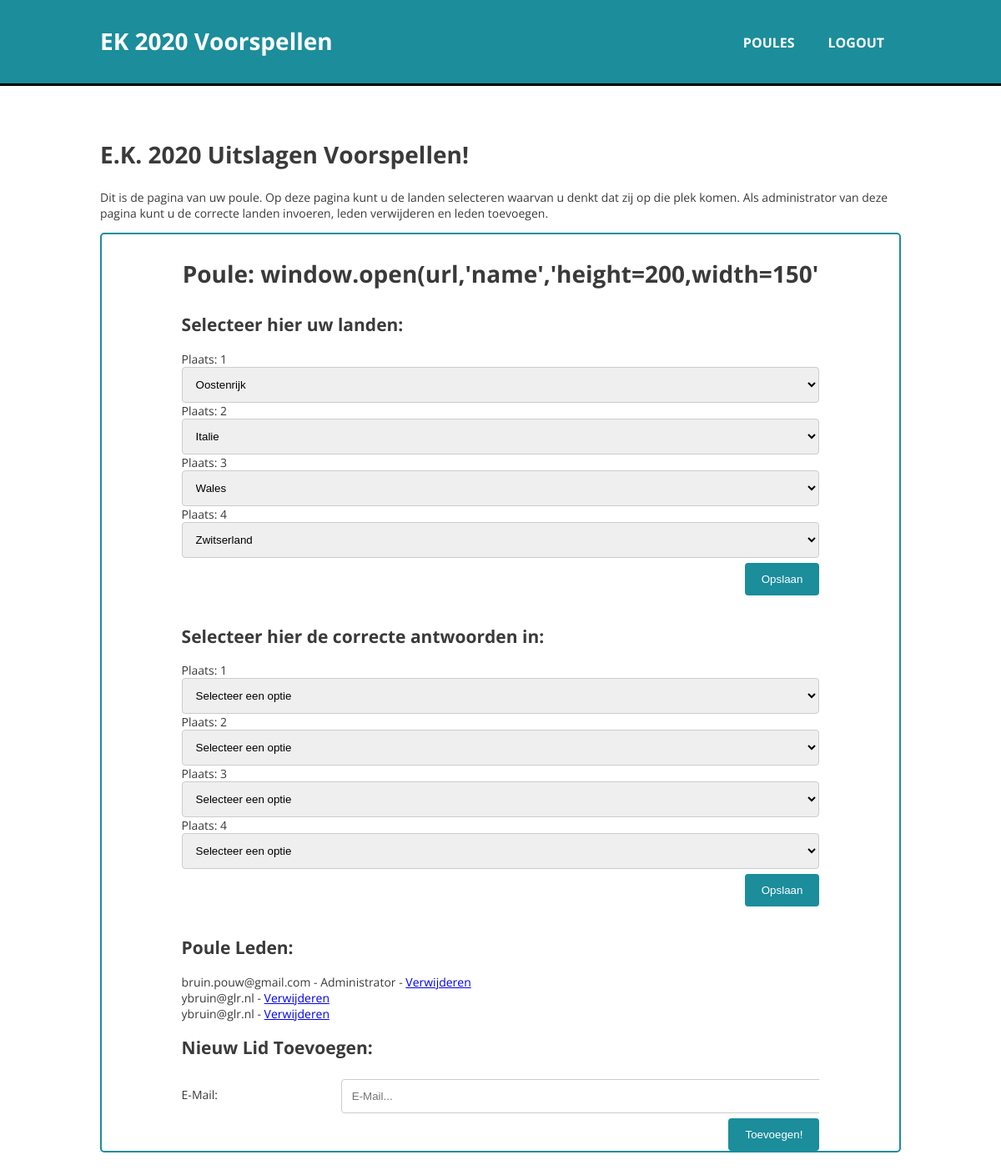
The page /poule.php?pouleId=49 (signed in) on the database its author committed.
### tables this page shows
CREATE TABLE `poule` (
  `poule_id` int(11) NOT NULL,
  `poule_administrator_id` int(11) NOT NULL,
  `poule_name` varchar(60) NOT NULL,
  `correct_country_id_1` int(11) DEFAULT NULL,
  `correct_country_id_2` int(11) DEFAULT NULL,
  `correct_country_id_3` int(11) DEFAULT NULL,
  `correct_country_id_4` int(11) DEFAULT NULL
);

CREATE TABLE `user_poule` (
  `user_id` int(11) NOT NULL,
  `poule_id` int(11) NOT NULL,
  `user_sel_country_1` int(11) DEFAULT NULL,
  `user_sel_country_2` int(11) DEFAULT NULL,
  `user_sel_country_3` int(11) DEFAULT NULL,
  `user_sel_country_4` int(11) DEFAULT NULL,
  `points` int(3) NOT NULL DEFAULT '0'
);

CREATE TABLE `country` (
  `country_id` int(11) NOT NULL,
  `country_name` varchar(60) NOT NULL
);

### assets/db/database.class.php (called while the page is built, shortened)
<?php
class Database {
	private $connection;
	public function connect() {
		$this->host = "localhost";
		$this->username = "mzuidema";
		$this->password = "A5f%jc49";
		$this->database = "ekApplicatie";
		$this->connection = new mysqli($this->host, $this->username, $this->password, $this->database);
		if($this->connection->connect_error) {
			die("Something went wrong");
		} else {
			return $this->connection;
		}
	}
	public function getConnection() {
		return $this->connection;
	}
}
?>

### assets/db/Poule/poule.inc.php (called while the page is built, shortened)
<?php
class Poule extends Database {
	protected function getPouleName($poule_id)
	{
		$sql = "SELECT poule_name FROM poule WHERE poule_id = $poule_id";
		$result = $this->getConnection()->query($sql);
        $rows = $result->num_rows;
        if ($rows > 0) {
            $data = $result->fetch_assoc();
            return $data;
        } else {
            return "No results found!";
        }
	}
	protected function getPouleAdmin($poule_id)
	{
		$sql = "SELECT poule_administrator_id FROM poule WHERE poule_id = $poule_id";
		$result = $this->connect()->query($sql);
        $rows = $result->num_rows;
        if ($rows > 0) {
            $row = $result->fetch_assoc();
            $data[] = $row;
            return $data;
        } else {
            return "No results found!";
        }
	}
	protected function getAllUsersFromPoule($poule_id)
	{
		$sql = "SELECT * FROM user LEFT JOIN user_poule ON user_poule.user_id = user.user_id WHERE user_poule.poule_id = $poule_id";
		$result = $this->getConnection()->query($sql);
        $rows = $result->num_rows;
        if ($rows > 0) {
            while ($row = $result->fetch_assoc()) {
                $data[] = $row;
            }
            return $data;
        } else {
            return null;
        }
	}
	protected function getSelectedCountryProcess($user_id, $poule_id, $number)
	{
		$sql = "SELECT user_sel_country_$number FROM user_poule WHERE user_id = $user_id AND poule_id = $poule_id";
		$result = $this->connect()->query($sql);
        $rows = $result->num_rows;
        if ($rows > 0) {
            $row = $result->fetch_assoc();
            $data[] = $row;
            return $data;
        } else {
            return  "No results found!";
        }
	}
	protected function countFirstCorrectCountry($poule_id)
	{
		$sql = "SELECT COUNT(poule.correct_country_id_1) AS count FROM poule WHERE poule.poule_id = $poule_id";
		$result = $this->connect()->query($sql);
        $row = $result->fetch_assoc();
        return $row;
	}
}
?>

### assets/db/Poule/pouleAction.inc.php (called while the page is built, shortened)
<?php
class pouleAction extends Poule {
	public function showPouleName($poule_id) {
		$data = $this->getPouleName($poule_id)['poule_name'];
		return $data;
	}
	public function isPouleAdmin($poule_id, $user_id)
	{
		$data = $this->getPouleAdmin($poule_id);
		if($data[0]['poule_administrator_id'] == $user_id) {
			return true;
		} else {
			return false;
		}
	}
	public function showAllUsersForPoule($poule_id)
	{
		$data = $this->getAllUsersFromPoule($poule_id);
		return $data;
	}
	public function getSelectedCountry($user_id, $poule_id, $number)
	{
		$data = $this->getSelectedCountryProcess($user_id, $poule_id, $number);
		return $data;
	}
	public function areCorrectCountriesFilled($poule_id)
	{
		if($data = $this->countFirstCorrectCountry($poule_id)['count'] > 0) {
			return true;
		} else {
			return false;
		}
	}
}
?>

### assets/db/Country/country.inc.php (called while the page is built, shortened)
<?php
class Country extends Database {
  	protected function getCountryList()
  	{
  		$sql = "SELECT * FROM country";
  		$result = $this->getConnection()->query($sql);
          $rows = $result->num_rows;
          if ($rows > 0) {
              while ($row = $result->fetch_assoc()) {
                  $data[] = $row;
              }
              return $data;
          } else {
              return null;
          }
  	}
    protected function getCorrectCountryList($number, $poule_id)
    {
        $sql = "SELECT correct_country_id_$number FROM poule WHERE poule_id = $poule_id";
        $result = $this->connect()->query($sql);
        $rows = $result->num_rows;
        if ($rows > 0) {
            $row = $result->fetch_assoc();
            $data[] = $row;
            return $data;
        } else {
            return  "No results found!";
        }
    }
}
?>

### assets/db/Country/countryAction.inc.php (called while the page is built, shortened)
<?php
class countryAction extends Country {
	public function countryList()
	{
		$data = $this->getCountryList();
		return $data;
	}
	public function getCorrectCountry($number, $poule_id)
	{
		$data = $this->getCorrectCountryList($number, $poule_id);
		return $data;
	}
}
?>

### poule.php (the view, shortened to what this page needs)
<?php
require_once 'assets/db/database.class.php';
require_once 'assets/db/User/user.inc.php';
require_once 'assets/db/Poule/poule.inc.php';
require_once 'assets/db/Poule/pouleAction.inc.php';
require_once 'assets/db/Country/country.inc.php';
require_once 'assets/db/Country/countryAction.inc.php';
$poule = new pouleAction();
$countryAction = new countryAction();
if($_GET['pouleId'] != null) {
	$id = htmlspecialchars($_GET['pouleId'], ENT_QUOTES, 'UTF-8');
} else {
	Header("Location: home.php?mess=Er is iets foutgegaan bij het inladen van de poule, probeer het opnieuw!&color=red");
}
?>
<!DOCTYPE html>
<html lang="nl">
	<head>
	</head>
	<body>
		<?php require_once 'assets/inc/header.php'; ?>
		<main>
			<section id="banner">
				<div class="container">
					<h1>E.K. 2020 Uitslagen Voorspellen!</h1>
					<p id="banner-content">
						Dit is de pagina van uw poule. Op deze pagina kunt u de landen selecteren waarvan u denkt dat zij op die plek komen. Als administrator van deze pagina kunt u de correcte landen invoeren, leden verwijderen en leden toevoegen.
					</p>
				</div>
			</section>
			<section id="content">
				<div class="container">
					<section class="poule">
						<div class="container">
							<h1>Poule: <?= $poule->showPouleName($id); ?></h1>
							<h2>Selecteer hier uw landen:</h2>
							<form action="assets/proc/countrySelectProcess.php" method="POST">
								<div id="poule-country-grid">
									<?php
										for($i = 1; $i < 5; $i++) {
											$currentCountry = $poule->getSelectedCountry($_SESSION['user_id'], $id, $i)[0]["user_sel_country_$i"];
											echo "Plaats: " . $i;
											echo "<select name='country-" . $i . "'>";
											foreach($countryAction->countryList() as $country) {
												echo "<option value='" . $country['country_id'] . "'";
												if($currentCountry == $country['country_id']) {
													echo "selected";
												}
												echo ">";
												echo $country['country_name'];
												echo "</option>";
											}
											echo "</select>";
										}
									?>
								</div>
								<input type="submit" value="Opslaan" name="submitLogin" id="poule-country-btn">
							</form>
							<?php if($poule->isPouleAdmin($id, $_SESSION['user_id'])) : ?>
								<div id="poule-correct-country">
									<h2>Selecteer hier de correcte antwoorden in:</h2>
									<form action="assets/proc/correctCountrySelectProcess.php" method="POST">
										<div id="poule-country-grid">
											<?php
												for($i = 1; $i < 5; $i++) {
													$currentCountry = $countryAction->getCorrectCountry($i, $id)[0]["correct_country_id_$i"];
													echo "Plaats: " . $i;
													echo "<select name='correct_country_id_" . $i . "'>";
													echo "<option value='0'>Selecteer een optie</option>";
													foreach($countryAction->countryList() as $country) {
														echo "<option value='" . $country['country_id'] . "'";
														if($currentCountry == $country['country_id']) {
															echo "selected";
														}
														echo ">";
														echo $country['country_name'];
														echo "</option>";
													}
													echo "</select>";
												}
											?>
										</div>
										<input type="submit" value="Opslaan" name="submitLogin" id="poule-country-btn">
									</form>
							<?php endif; ?>
							<div id="poule-table">
								<h2>Poule Leden:</h2>
								<ul>
									<?php foreach($poule->showAllUsersForPoule($id) as $user) : ?>
										<li><?php echo $user['user_email']; ?>
										<?php if($poule->isPouleAdmin($id, $user['user_id'])) : ?>
											- Administrator
										<?php endif; ?>
										<?php if($poule->isPouleAdmin($id, $_SESSION['user_id'])) : ?>
											- <a href="assets/proc/deleteMember.php?user_id=<?php echo $user['user_id']; ?>&poule_id=<?php echo $id; ?>">Verwijderen</a></li>
										<?php endif; ?>
									<?php endforeach; ?>
								</ul>
								<?php if($poule->areCorrectCountriesFilled($id)) : ?>
								<h3>Uitslagen!</h3>
								<ul>
									<?php $members = sortArrayOnPoints($poule->showAllUsersForPoule($id)); foreach($members as $key => $member) : ?>
										<li>Plaats: <?= $key + 1; ?>: <?= $member['user_email']; ?> met <?= $member['points']; if($member['points'] == 1) { echo " punt"; } else { echo " punten"; }?>.</li>
									<?php endforeach; ?>
								</ul>
								<?php endif; ?>
							</div>
							<?php if($poule->isPouleAdmin($id, $_SESSION['user_id'])) : ?>
								<h2>Nieuw Lid Toevoegen:</h2>
								<form action="assets/proc/createMemberForPoule.php" method="POST" name="createPoulePost">
									<div class="row">
										<div class="col-25">
											<label for="userPouleName">E-Mail:</label>
										</div>
										<div class="col-75">
											<input type="email" id="userEmail" name="userEmail" placeholder="E-Mail..." maxlength="100" required="true">
										</div>
									</div>
									<div class="row">
								    	<input type="submit" value="Toevoegen!" name="submitNewMember">
								  	</div>
								</form>
							<?php endif; ?>
						</div>
					</section>
				</div>
			</section>
		</main>
	</body>
</html>

### assets/css/main.css (style rules this page uses)
body { font-size: 14px; font-family: 'Open Sans', sans-serif; margin: 0; padding: 0; color: #3a3a3a; }
.container { width: 80%; margin: auto; overflow: hidden; }
ul { margin: 0; padding: 0; }
main { margin-top: 5vh; }
input[type=text], select, textarea { width: 100%; padding: 12px; border: 1px solid #ccc; border-radius: 4px; resize: vertical; }
label { padding: 12px 12px 12px 0; display: inline-block; }
input[type=submit] { margin-top: 6px; background-color: #1b8d9b; color: white; padding: 12px 20px; border: none; border-radius: 4px; cursor: pointer; float: right; }
input[type=text], input[type=password], input[type=email], select, textarea { width: 100%; padding: 12px; border: 1px solid #ccc; border-radius: 4px; resize: vertical; }
.col-25 { float: left; width: 25%; margin-top: 3px; }
.col-75 { float: left; width: 75%; margin-top: 6px; }
.row:after { content: ""; display: table; clear: both; }
#banner h1 { font-size: 2em; }
.poule { border: 2px solid #1b8d9b; border-radius: 5px; margin-bottom: 50px; }
.poule h1 { font-size: 2em; text-align: center; }
#poule-country-grid { display: grid; grid-template-columns: 60px auto 60px auto 60px auto 60px auto; grid-gap: 20px; }
#poule-correct-country { margin-top: 10vh; }
#poule-table { margin-top: 10vh; }
@media (max-width: 1220px) { #poule-country-grid { display: block; margin-top: 10px; } }

### rows shown on the page
poule: poule_name "window.open(url,'name','height=200,width=150'"
user_poule: user_sel_country_1.country_name "Oostenrijk", user_sel_country_2.country_name "Italie", user_sel_country_3.country_name "Wales", user_sel_country_4.country_name "Zwitserland"

### other values the page prints
$user['user_email'] "bruin.pouw@gmail.com"
$user['user_email'] "ybruin@glr.nl"
